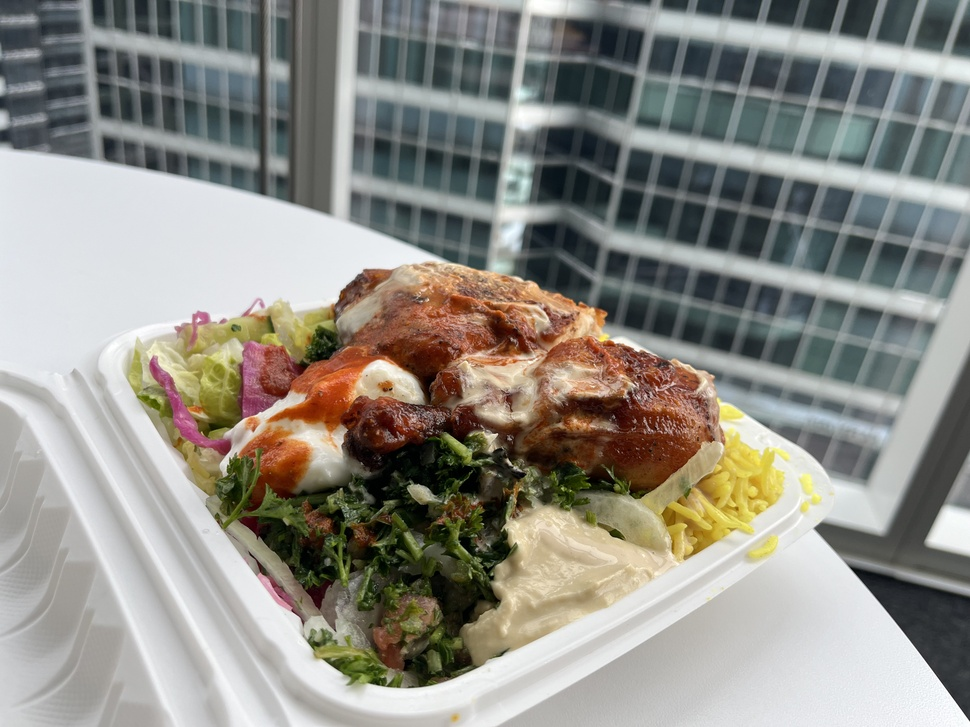
#> input picture report02/match_pics/delicious-food_a.jpeg, 970 x 727 px, shrunk from 4032 x 3024 before the run; its folder holds 4 pictures in this run
$ python experiments.py
#> lines starting #> are read from the running program, lines starting #| are printed output that depends on the picture; after the words box and inside, x2 and y2 are one past the last pixel; in counts of white or black regions, pixels touching at a corner belong together
import csv
import fnmatch
import json
import os
import time

import cv2
import numpy as np
from tqdm import tqdm


def create_detector(detector_type):
    """Create feature detector"""
    detectors = {
        "SIFT": cv2.SIFT_create(),
        "ORB": cv2.ORB_create(),
        "AKAZE": cv2.AKAZE_create(),
        "KAZE": cv2.KAZE_create(),
        "BRISK": cv2.BRISK_create()
    }
    return detectors[detector_type]


def create_matcher(matcher_type, detector_type):
    """Create feature matcher"""
    if matcher_type == "BF":
        if detector_type in ["ORB", "BRISK"]:
            return cv2.BFMatcher(cv2.NORM_HAMMING, crossCheck=False)
        else:
            return cv2.BFMatcher(cv2.NORM_L2, crossCheck=False)
    else:  # FLANN
        if detector_type in ["SIFT", "AKAZE", "KAZE"]:
            index_params = dict(algorithm=1, trees=5)
            search_params = dict(checks=50)
            return cv2.FlannBasedMatcher(index_params, search_params)
        else:
            index_params = dict(algorithm=6, table_number=6, key_size=12, multi_probe_level=1)
            search_params = dict(checks=50)
            return cv2.FlannBasedMatcher(index_params, search_params)


def prepare_descriptors(desc1, desc2, matcher_type, detector_type):
    """Prepare descriptors for FLANN if needed"""
    if matcher_type == "FLANN":
        if detector_type in ["SIFT", "AKAZE", "KAZE"]:
            desc1 = np.float32(desc1)
            desc2 = np.float32(desc2)
        else:
            desc1 = np.uint8(desc1)
            desc2 = np.uint8(desc2)
    return desc1, desc2


def perform_feature_matching(image1_path, image2_path, detector_type="SIFT",
                            matcher_type="BF", ratio_thresh=0.75, output_dir=None):
    """Core feature matching function"""

    # Load images
    img1_color = cv2.imread(image1_path)
    img2_color = cv2.imread(image2_path)
    img1 = cv2.imread(image1_path, cv2.IMREAD_GRAYSCALE)
    img2 = cv2.imread(image2_path, cv2.IMREAD_GRAYSCALE)

    if img1 is None or img2 is None:
        return None

    # Feature detection
    detector = create_detector(detector_type)
    start_time = time.time()
    kp1, des1 = detector.detectAndCompute(img1, None)
    kp2, des2 = detector.detectAndCompute(img2, None)
    detection_time = time.time() - start_time

    if des1 is None or des2 is None or len(kp1) == 0 or len(kp2) == 0:
        return {
            "kp1_count": len(kp1) if kp1 else 0,
            "kp2_count": len(kp2) if kp2 else 0,
            "good_matches": 0, "detection_time": detection_time,
            "matching_time": 0, "ransac_time": 0, "inlier_matches": 0,
            "detector": detector_type, "matcher": matcher_type,
            "match_quality": 0.0, "status": "no_features"
        }

    # Feature matching
    des1, des2 = prepare_descriptors(des1, des2, matcher_type, detector_type)
    matcher = create_matcher(matcher_type, detector_type)

    start_time = time.time()
    matches = matcher.knnMatch(des1, des2, k=2)
    matching_time = time.time() - start_time

    # Ratio test
    good_matches = []
    if matches:
        for match_list in matches:
            if len(match_list) >= 2:
                m, n = match_list
                if m.distance < ratio_thresh * n.distance:
                    good_matches.append(m)

    match_quality = len(good_matches) / min(len(kp1), len(kp2)) * 100 if min(len(kp1), len(kp2)) > 0 else 0

    # Save visualizations
    if output_dir:
        os.makedirs(output_dir, exist_ok=True)
        base_name = os.path.basename(image1_path).split('_')[0]

        # Keypoints
        img_kp1 = cv2.drawKeypoints(img1_color, kp1, None, color=(0, 255, 0))
        img_kp2 = cv2.drawKeypoints(img2_color, kp2, None, color=(0, 255, 0))
        cv2.imwrite(f"{output_dir}/{base_name}_{detector_type}_kp1.png", img_kp1)
        cv2.imwrite(f"{output_dir}/{base_name}_{detector_type}_kp2.png", img_kp2)

        # Matches
        img_matches = cv2.drawMatches(img1_color, kp1, img2_color, kp2, good_matches, None,
                                     flags=cv2.DrawMatchesFlags_NOT_DRAW_SINGLE_POINTS)
        cv2.imwrite(f"{output_dir}/{base_name}_{detector_type}_{matcher_type}_matches.png", img_matches)

    # RANSAC and registration
    ransac_time = 0
    inlier_matches = 0
    registration_success = False

    if len(good_matches) > 4:
        src_pts = np.float32([kp1[m.queryIdx].pt for m in good_matches]).reshape(-1, 1, 2)
        dst_pts = np.float32([kp2[m.trainIdx].pt for m in good_matches]).reshape(-1, 1, 2)

        start_time = time.time()
        H, mask = cv2.findHomography(src_pts, dst_pts, cv2.RANSAC, 5.0)
        ransac_time = time.time() - start_time

        if mask is not None:
            inlier_matches = sum(mask.ravel())

        if H is not None and inlier_matches > 0:
            registration_success = True
            if output_dir:
                img1_warped = cv2.warpPerspective(img1_color, H, (img2.shape[1], img2.shape[0]))
                gray_warped = cv2.cvtColor(img1_warped, cv2.COLOR_BGR2GRAY)
                ret, mask_warped = cv2.threshold(gray_warped, 1, 255, cv2.THRESH_BINARY)
                mask_warped_inv = cv2.bitwise_not(mask_warped)
                img2_masked = cv2.bitwise_and(img2_color, img2_color, mask=mask_warped_inv)
                img_registered = cv2.add(img2_masked, img1_warped)
                cv2.imwrite(f"{output_dir}/{base_name}_{detector_type}_{matcher_type}_registration.png",
                           img_registered)

    # Status
    if len(good_matches) == 0:
        status = "no_matches"
    elif len(good_matches) < 4:
        status = "insufficient_matches"
    elif not registration_success:
        status = "registration_failed"
    else:
        status = "success"

    return {
        "kp1_count": len(kp1), "kp2_count": len(kp2), "good_matches": len(good_matches),
        "detection_time": detection_time, "matching_time": matching_time, "ransac_time": ransac_time,
        "inlier_matches": inlier_matches, "detector": detector_type, "matcher": matcher_type,
        "match_quality": match_quality, "status": status,
        "image1_path": image1_path, "image2_path": image2_path
    }


def find_image_pairs(image_dir):
    """Find image pairs in directory"""
    image_files = []
    for root, _, files in os.walk(image_dir):
        for filename in files:
            if any(filename.lower().endswith(ext) for ext in ['.jpg', '.jpeg', '.png']):
                image_files.append(os.path.join(root, filename))

    image_pairs = {}
    for filepath in image_files:
        filename = os.path.basename(filepath)
        base_name_parts = filename.rsplit('_', 1)
        if len(base_name_parts) == 2:
            base_name = base_name_parts[0]
            suffix_with_ext = base_name_parts[1]

            if base_name not in image_pairs:
                image_pairs[base_name] = {'a': None, 'b': None}

            if suffix_with_ext.lower().startswith('a.'):
                image_pairs[base_name]['a'] = filepath
            elif suffix_with_ext.lower().startswith('b.'):
                image_pairs[base_name]['b'] = filepath

    return {k: v for k, v in image_pairs.items() if v.get('a') and v.get('b')}


def analyze_results(results_list, output_dir):
    """Analyze and save results"""
    if not results_list:
        return

    valid_results = [r for r in results_list if r is not None]
    analysis_dir = os.path.join(output_dir, "analysis")
    os.makedirs(analysis_dir, exist_ok=True)

    # Save CSV
    with open(f"{analysis_dir}/detailed_results.csv", 'w', newline='', encoding='utf-8') as csvfile:
        fieldnames = ['base_name', 'detector', 'matcher', 'kp1_count', 'kp2_count',
                     'good_matches', 'inlier_matches', 'match_quality', 'detection_time',
                     'matching_time', 'ransac_time', 'status']
        writer = csv.DictWriter(csvfile, fieldnames=fieldnames)
        writer.writeheader()

        for result in valid_results:
            base_name = os.path.basename(result['image1_path']).split('_')[0]
            writer.writerow({
                'base_name': base_name, 'detector': result['detector'], 'matcher': result['matcher'],
                'kp1_count': result['kp1_count'], 'kp2_count': result['kp2_count'],
                'good_matches': result['good_matches'], 'inlier_matches': result['inlier_matches'],
                'match_quality': f"{result['match_quality']:.2f}",
                'detection_time': f"{result['detection_time']:.4f}",
                'matching_time': f"{result['matching_time']:.4f}",
                'ransac_time': f"{result['ransac_time']:.4f}",
                'status': result['status']
            })

    # Analyze by detector
    detector_analysis = {}
    matcher_analysis = {}

    for result in valid_results:
        detector = result['detector']
        matcher = result['matcher']

        if detector not in detector_analysis:
            detector_analysis[detector] = {
                'total_runs': 0, 'successful_runs': 0, 'total_matches': 0,
                'total_inliers': 0, 'total_detection_time': 0.0, 'avg_match_quality': 0.0
            }

        if matcher not in matcher_analysis:
            matcher_analysis[matcher] = {
                'total_runs': 0, 'successful_runs': 0, 'total_matches': 0, 'total_matching_time': 0.0
            }

        detector_analysis[detector]['total_runs'] += 1
        detector_analysis[detector]['total_matches'] += result['good_matches']
        detector_analysis[detector]['total_inliers'] += result['inlier_matches']
        detector_analysis[detector]['total_detection_time'] += result['detection_time']
        detector_analysis[detector]['avg_match_quality'] += result['match_quality']

        matcher_analysis[matcher]['total_runs'] += 1
        matcher_analysis[matcher]['total_matches'] += result['good_matches']
        matcher_analysis[matcher]['total_matching_time'] += result['matching_time']

        if result['status'] == 'success':
            detector_analysis[detector]['successful_runs'] += 1
            matcher_analysis[matcher]['successful_runs'] += 1

    # Calculate averages
    for detector in detector_analysis:
        stats = detector_analysis[detector]
        if stats['total_runs'] > 0:
            stats['avg_matches'] = stats['total_matches'] / stats['total_runs']
            stats['avg_inliers'] = stats['total_inliers'] / stats['total_runs']
            stats['avg_detection_time'] = stats['total_detection_time'] / stats['total_runs']
            stats['avg_match_quality'] = stats['avg_match_quality'] / stats['total_runs']
            stats['success_rate'] = stats['successful_runs'] / stats['total_runs'] * 100

    for matcher in matcher_analysis:
        stats = matcher_analysis[matcher]
        if stats['total_runs'] > 0:
            stats['avg_matches'] = stats['total_matches'] / stats['total_runs']
            stats['avg_matching_time'] = stats['total_matching_time'] / stats['total_runs']
            stats['success_rate'] = stats['successful_runs'] / stats['total_runs'] * 100

    # Save JSON summary
    summary_data = {
        'detector_analysis': detector_analysis,
        'matcher_analysis': matcher_analysis,
        'total_experiments': len(valid_results)
    }

    with open(f"{analysis_dir}/analysis_summary.json", 'w', encoding='utf-8') as f:
        json.dump(summary_data, f, indent=2, ensure_ascii=False, default=float)


def main():
    """Main experiment function"""
    image_dir = "match_pics/"
    output_base_dir = "feature_matching_results"

    if not os.path.exists(output_base_dir):
        os.makedirs(output_base_dir)

    # Find image pairs
    image_pairs = find_image_pairs(image_dir)

    # Configuration
    detector_types = ["SIFT", "ORB", "AKAZE", "KAZE", "BRISK"]
    matcher_types = ["BF", "FLANN"]

    # Create all combinations
    all_combinations = []
    for base_name, paths in sorted(image_pairs.items()):
        for detector_type in detector_types:
            for matcher_type in matcher_types:
                all_combinations.append({
                    "base_name": base_name,
                    "image1_path": paths['a'],
                    "image2_path": paths['b'],
                    "detector_type": detector_type,
                    "matcher_type": matcher_type
                })

    # Run experiments
    all_results = []
    for combo in tqdm(all_combinations, desc="Running experiments"):
        current_output_dir = os.path.join(output_base_dir, combo["base_name"])
        os.makedirs(current_output_dir, exist_ok=True)

        result = perform_feature_matching(
            combo["image1_path"], combo["image2_path"],
            combo["detector_type"], combo["matcher_type"],
            output_dir=current_output_dir
        )
#> in perform_feature_matching, img1_color is the input picture: shape (727, 970, 3); mean B, G, R 134.4, 141.8, 143.6
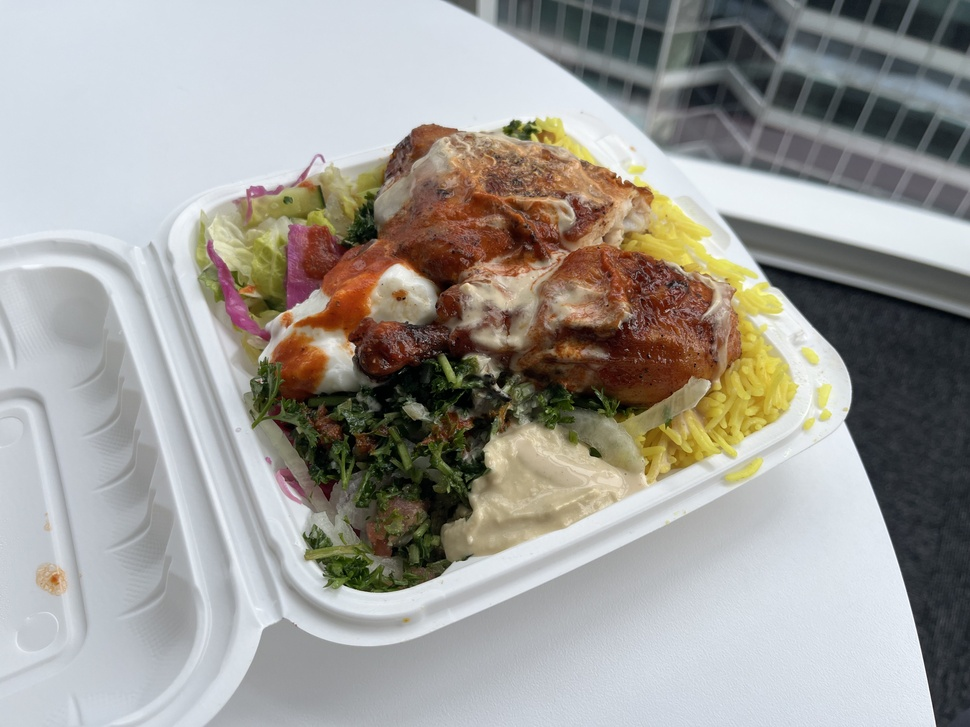
#> input picture report02/match_pics/delicious-food_b.jpeg, 970 x 727 px, shrunk from 4032 x 3024 before the run
#> in perform_feature_matching, img2_color is the input picture: shape (727, 970, 3); mean B, G, R 151.7, 156.6, 158.6
#> in perform_feature_matching, `img2 = cv2.imread(image2_path, cv2.IMREAD_GRAYSCALE)`:
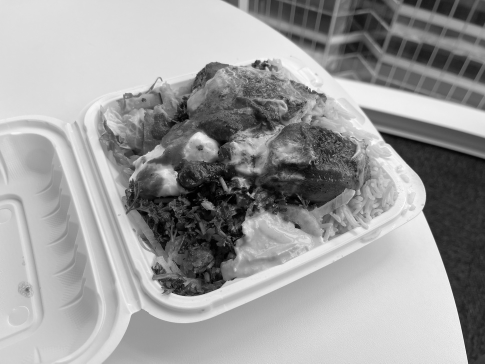
#> img2: shape (727, 970) (shown at 1/2 size); min 0, max 255, mean 156.7
#> in perform_feature_matching, `kp1, des1 = detector.detectAndCompute(img1, None)`: kp1 = 2711 keypoints; strongest (x, y, size): (421, 493, 13), (324, 450, 31.3), (508, 461, 2.8), (510, 463, 2.7)
#> in perform_feature_matching, `kp2, des2 = detector.detectAndCompute(img2, None)`: kp2 = 2220 keypoints; strongest (x, y, size): (337, 354, 26.3), (496, 387, 3.7), (401, 275, 17.4), (511, 128, 9.5)
#> in perform_feature_matching, `matches = matcher.knnMatch(des1, des2, k=2)`: matches = 2711 matches
#> after the loop in perform_feature_matching, `for match_list in matches:`: good_matches = 179 matches
#> in perform_feature_matching, `match_quality = len(good_matches) / min(len(kp1), len(kp2)) * 100 if m..`: match_quality = 8.06
#> in perform_feature_matching, `img_matches = cv2.drawMatches(img1_color, kp1, img2_color, kp2, good_m..`:
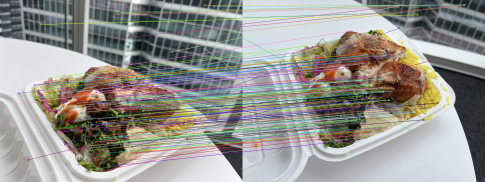
#> img_matches: shape (727, 1940, 3) (shown at 1/4 size); mean B, G, R 143.9, 148.9, 149.9
#> in perform_feature_matching, `src_pts = np.float32([kp1[m.queryIdx].pt for m in good_matches]).resha..`: src_pts = 179 rows, first 8: [59.53, 415.4], [74.43, 373.3], [112.5, 639], [137.5, 340], [139.6, 393], [162.3, 401.9], [163.7, 97.23], [167.5, 387.7]
#> in perform_feature_matching, `dst_pts = np.float32([kp2[m.trainIdx].pt for m in good_matches]).resha..`: dst_pts = 179 rows, first 8: [137.5, 291.5], [150.7, 245.8], [135, 398.6], [202, 211.8], [443.4, 143.9], [220.2, 281.9], [700.6, 58.82], [595.9, 366.1]
#> in perform_feature_matching, `H, mask = cv2.findHomography(src_pts, dst_pts, cv2.RANSAC, 5.0)`: H = [[0.972, 0.173, 31.91], [0.00811, 1.5, -231.8], [-0.000243, 0.000733, 1]]; mask = 179 values, max 1 at index 12, min 0 at index 0, mean 0.48
#> in perform_feature_matching, `inlier_matches = sum(mask.ravel())`: inlier_matches = 86
#> in perform_feature_matching, `gray_warped = cv2.cvtColor(img1_warped, cv2.COLOR_BGR2GRAY)`:
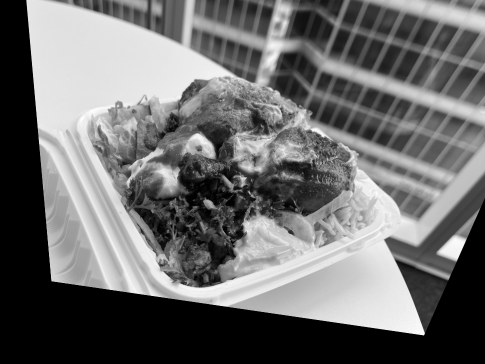
#> gray_warped: shape (727, 970) (shown at 1/2 size); min 0, max 255, mean 109.4
#> in perform_feature_matching, `ret, mask_warped = cv2.threshold(gray_warped, 1, 255, cv2.THRESH_BINARY)`:
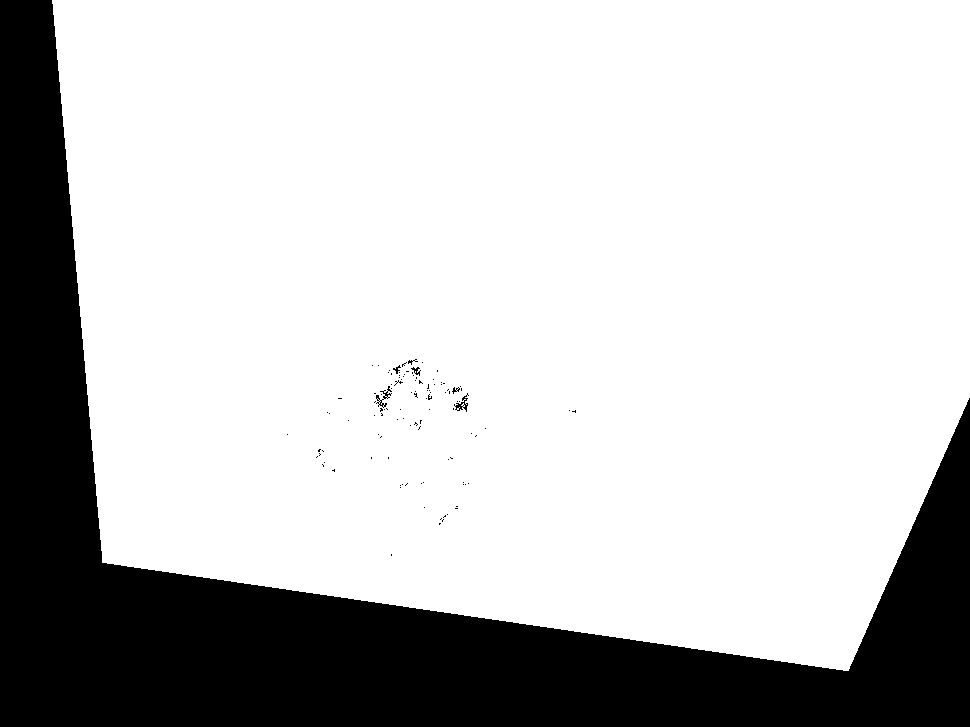
#> mask_warped: shape (727, 970); 76.4% white; 110 black regions (103 under 20 px), largest, box (x1, y1, x2, y2) and area: (0, 0, 970, 727) 165805, (376, 386, 392, 408) 101, (454, 393, 469, 412) 91
#> in perform_feature_matching, `img2_masked = cv2.bitwise_and(img2_color, img2_color, mask=mask_warped..`:
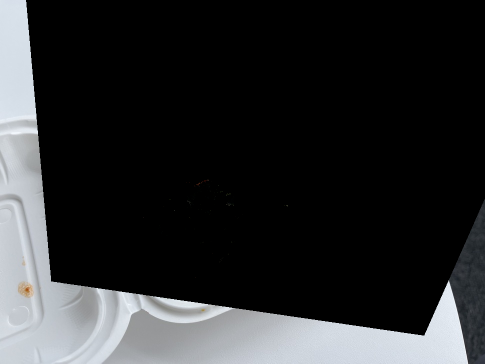
#> img2_masked: shape (727, 970, 3) (shown at 1/2 size); mean B, G, R 45, 43.6, 42.4
#> in perform_feature_matching, `img_registered = cv2.add(img2_masked, img1_warped)`:
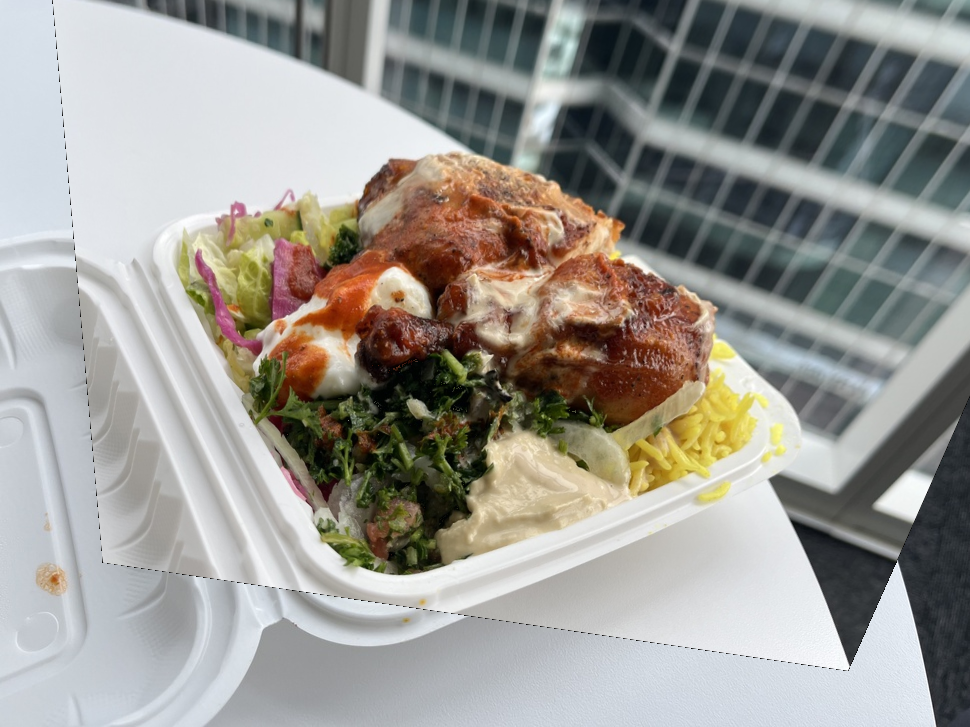
#> img_registered: shape (727, 970, 3); mean B, G, R 147.2, 152.8, 154.8
#> result = 13 items

        all_results.append(result)

    # Analyze results
    analyze_results(all_results, output_base_dir)


if __name__ == "__main__":
    main()
